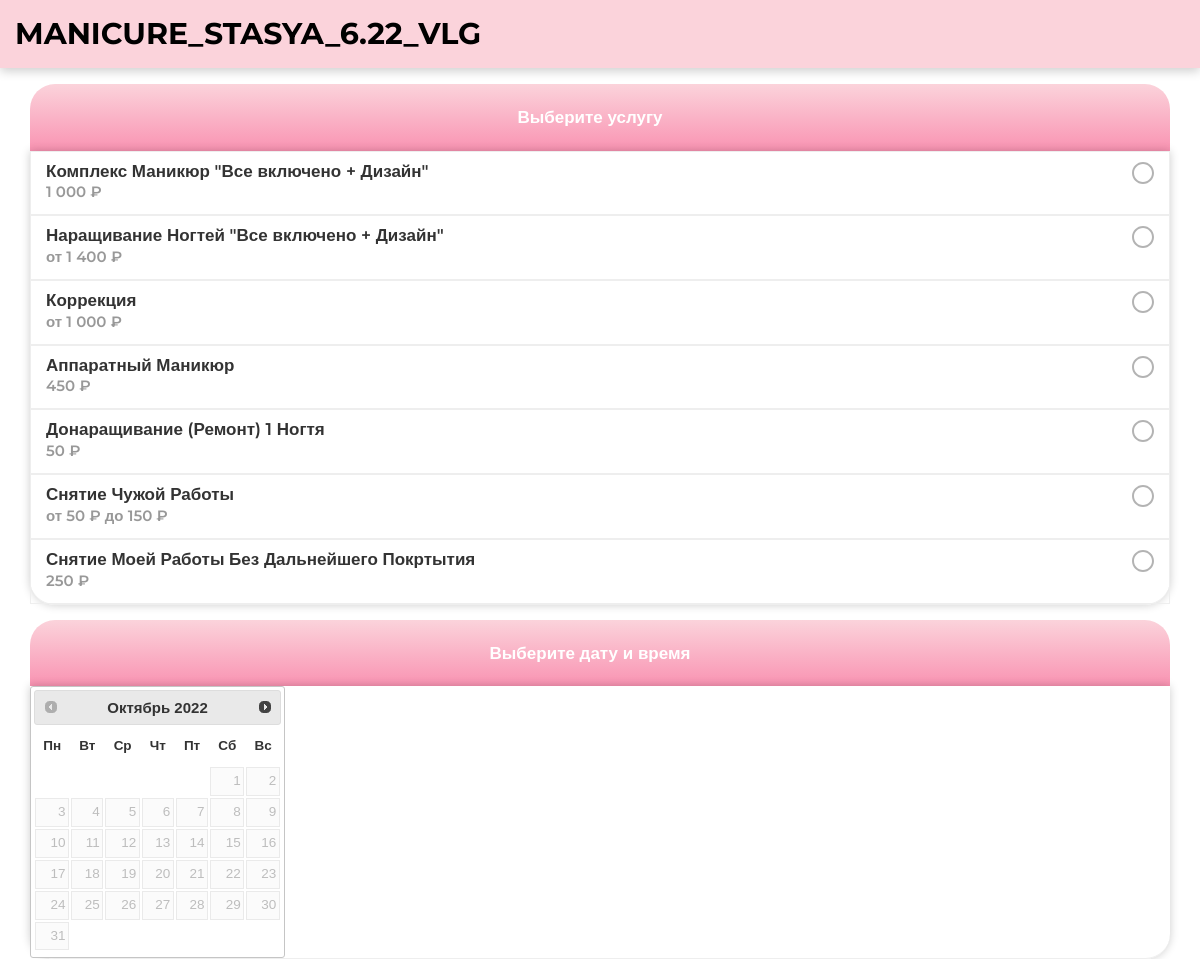
Page /register on the earlier database version.
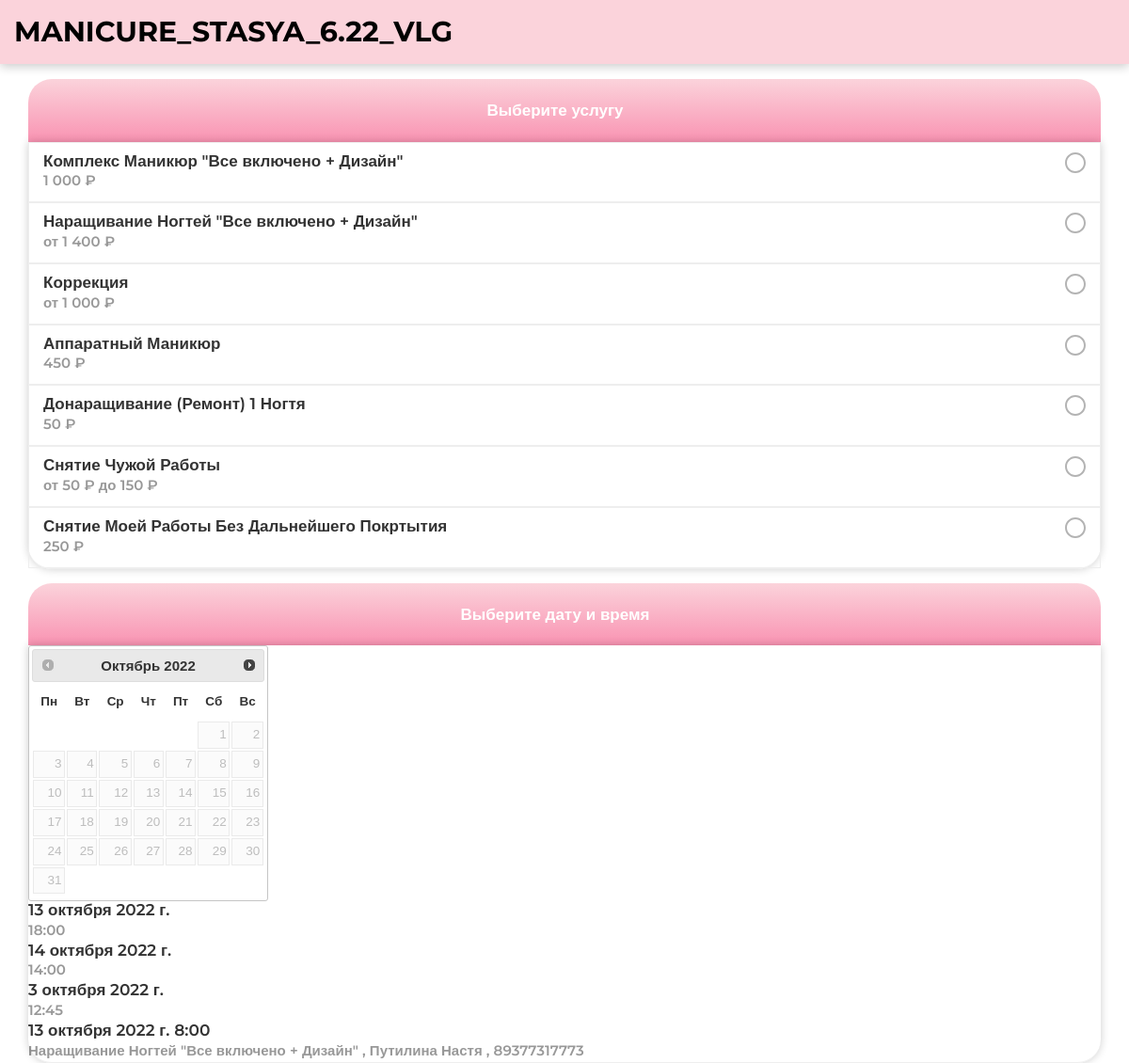
Same page on the later database version.
### main/models.py (models this page shows, shortened)
class Price(models.Model):
    name = models.TextField('Название процедуры')
    price = models.TextField('Цена')

class Plan(models.Model):
    date = models.DateField('Дата работы')
    time = models.TimeField('Время')

class Recording(models.Model):
    date = models.DateField('Дата работы')
    time = models.TimeField('Время')
    procedure = models.TextField('Процедура')
    fi = models.TextField('Фамилия и Имя')
    phone = models.TextField('Номер телефона')

### main/views.py (the view)
# urls.py: path('register', views.register, name='register')
def register(request):
    price = Price.objects.all()
    plans = Plan.objects.all()
    record = Recording.objects.all()
    return render(request, 'edit.html', {'price': price, 'plans': plans, 'record': record})

### templates/edit.html (shortened to what this page needs)
{% extends 'index.html' %}
{% block content %}
    <body>
    <header class="header fixed">
        <div class="container">
            <div class="header__inner">
                <div class="header__logo">Manicure_Stasya_6.22_vlg</div>
            </div>
        </div>
    </header>
    <div class="online-services" id="service_off">
        <div class="category">
            <div class="count">Выберите услугу</div>
        </div>
        <div class="services active">
            {% for obj in price %}
                <div class="service__item">
                    <div class="data">
                        <div class="name">{{ obj.name }}</div>
                        <div class="info">
                            <span>{{ obj.price }}</span>
                        </div>
                    </div>
                    <div class="btn-call" data-collapse="#btn_call_1">
                        <span class="abgrecolor">&nbsp;</span>
                    </div>
                </div>
            {% endfor %}
        </div>
    </div>
    <div class="online-services" id="service_off">
        <div class="category">
            <div class="count">Выберите дату и время</div>
        </div>
        <div class="services active">
            <div id="datepicker"></div>
            {% for obj in plans %}
                <div class="name">{{ obj.date }}</div>
                <div class="info">{{ obj.time }}</div>
            {% endfor %}
            {% for obj in record %}
                <div class="name">{{ obj.date }} {{ obj.time }}</div>
                <div class="info">{{ obj.procedure }} , {{ obj.fi }} , {{ obj.phone }}</div>
            {% endfor %}
        </div>
    </div>
    </body>
{% endblock %}

### templates/index.html (shortened to what this page needs)
{% load static %}
<!DOCTYPE html>
<html lang="ru">
<head>
    <link rel="stylesheet" href="{% static  'css/style.css' %}">
    <link rel="stylesheet" href="https://use.fontawesome.com/releases/v5.7.2/css/all.css"
>
    <link rel="stylesheet" type="text/css" href="https://cdn.jsdelivr.net/npm/slick-carousel@1.8.1/slick/slick.css"/>
</head>
<body>
{% block content %}{% endblock %}
<link rel="stylesheet" href="//code.jquery.com/ui/1.12.1/themes/base/jquery-ui.css">
</body>
</html>

### static/css/style.css (style rules this page uses)
body { margin: 0; font-family: 'Montserrat', sans-serif; font-size: 15px; line-height: 1.6; color: #333; }
*, *:before, *:after { box-sizing: border-box; }
.container { width: 100%; max-width: 1230px; padding: 0 15px; margin: 0 auto; }
.header { width: 100%; padding-top: 30px; position: absolute; top: 0; left: 0; right: 0; z-index: 1000; }
.header.fixed { padding: 10px 0; background-color: #fbd3db; box-shadow: 0 3px 10px rgba(0, 0, 0, 0.2); position: fixed; top: 0; left: 0; right: 0; transform: translate3d(0, 0, 0); }
.header__inner { display: flex; justify-content: space-between; align-items: center; }
.header__logo { font-size: 30px; font-weight: 700; color: #000; text-transform: uppercase; }
.services { display: flex; flex-wrap: wrap; }
.category { margin: 15px 30px 0px; padding: 10px; background-image: linear-gradient(to top,#f993b2, #fbd3db); text-align: center; border-radius: 25px 25px 0px 0px; }
.count { height: 100%; width: 100%; padding: 14px 35px 14px 15px; position: relative; font-size: 17px; line-height: 1.1; font-weight: 600; color: #FFF; }
.services { display: none; flex-wrap: wrap; justify-content: space-between; margin: 0 30px; border-bottom: 1px solid #EEE; box-shadow: 0 0 10px 0 rgb(0 0 0 / 20%); border-radius: 0px 0px 25px 25px; }
.services.active { display: block; }
.service__item { padding: 10px 15px; display: flex; justify-content: space-between; border: 1px solid #EEE; }
.data { word-wrap: break-word; overflow: hidden; }
.name { display: block; font-size: 17px; font-weight: 600; line-height: 1.1; }
.info { font-size: 15px; font-weight: 600; display: block; opacity: 0.5; }
.btn-call { -webkit-mask: url(/static/images/5ca619e7796f01413d8b456c.svg) no-repeat center; display: inline-block; width: 22px; height: 22px; margin: 0; padding: 0; border: 0; background-color: #b3b3b3; }

Differences in the rows shown:
added Plan: date "13 октября 2022 г.", time "18:00"
added Plan: date "14 октября 2022 г.", time "14:00"
added Plan: date "3 октября 2022 г.", time "12:45"
added Recording: date "13 октября 2022 г.", time "8:00", procedure "Наращивание Ногтей \"Все включено + Дизайн\"", fi "Путилина Настя", phone "89377317773"
